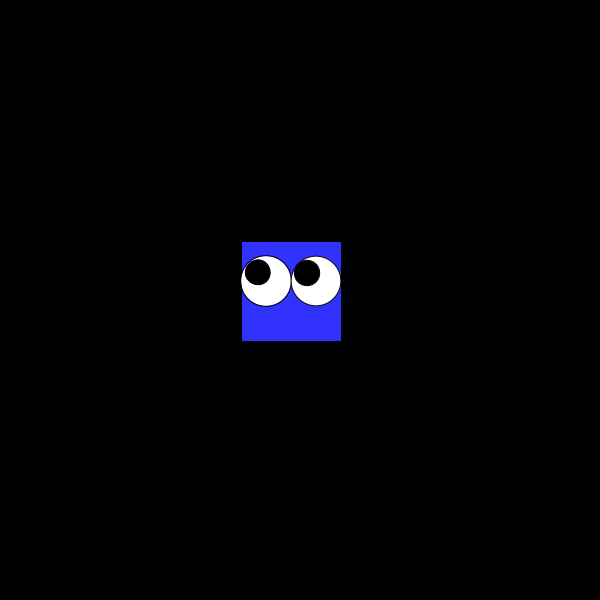
Frame 1 (no input)
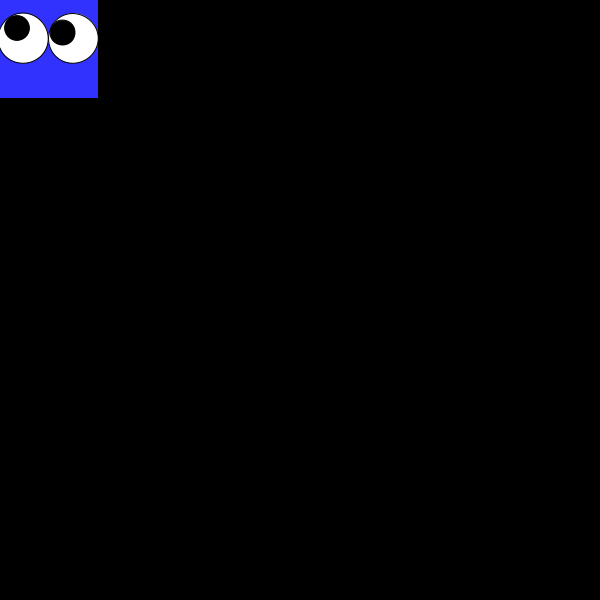
Frame 60 (the mouse pressed at the canvas centre just before this capture)
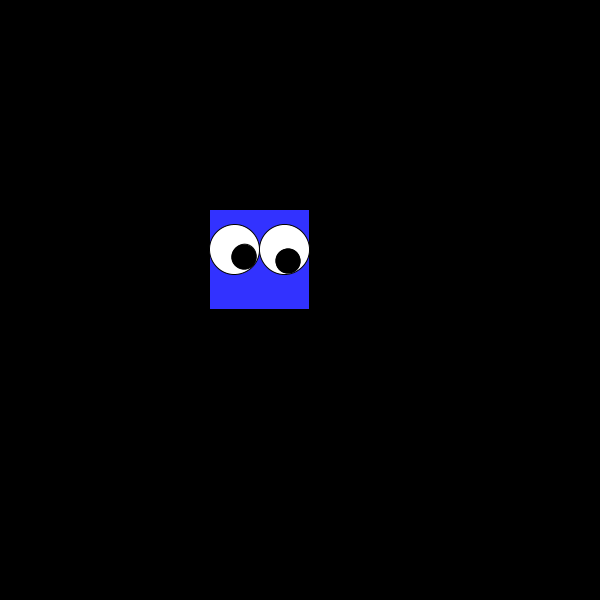
Frame 120 (the mouse held since frame 60 and released just before this capture)

The Processing sketch that drew these frames (run headless with seeded random() and noise(); from frame 60 on, the mouse is pressed at the canvas centre):

// Processing sketch: Week4_follow
// ── Week4_follow.pde
Rectangle myRect = new Rectangle();

void setup() {
  
  size(600,600);
  smooth();
  frameRate(60);

  myRect.setup();
}

void draw() {
  
  background(0);
  
  myRect.xenoToPoint(mouseX, mouseY);
  
  myRect.draw();
}

// ── Eyeball.pde
class Eyeball {
  // Courtesy of Charlie's in-class example.  

  float x, y;
  float angle;

  void draw(float _x, float _y) {
    
    x = _x;
    y = _y;
    
    pushMatrix();
    {
      translate( x, y );

      float dx = mouseX - x;
      float dy = mouseY - y;

      angle = atan2( dy, dx );

      rotate( (angle) );

      fill( 0 );

      // outline
      fill(255);
      ellipse(0, 0, 50, 50);

      // pupil
      fill( 0 );
      ellipse(12, 0, 25, 25);
    }
    popMatrix();
  }
}


// ── Rectangle.pde
class Rectangle {

  // For the rect.
  float x, y;
  int wide, tall;
  
  // For the eyeballs.
  Eyeball leftEye = new Eyeball();
  Eyeball rightEye = new Eyeball();

  void setup() {

    rectMode(CENTER);
    
    x = width/2;
    y = height/2;
    wide = 100;
    tall = wide;
  }

  void update() {

    leftEye.x = x-100;
    leftEye.y = y-25;
    rightEye.x = x+100;
    rightEye.y = y-25;
    
  }

  void draw() {

    fill(50, 50, 255);
    rect(x, y, wide, tall);
    leftEye.draw(x-25, y-10);
    rightEye.draw(x+25, y-10);
  }

  void xenoToPoint(float catchX, float catchY) {
    
    float catchUpSpeed = 0.03;
    
    x = catchUpSpeed * catchX + (1-catchUpSpeed) * x;
    y = catchUpSpeed * catchY + (1-catchUpSpeed) * y;
  }
}
